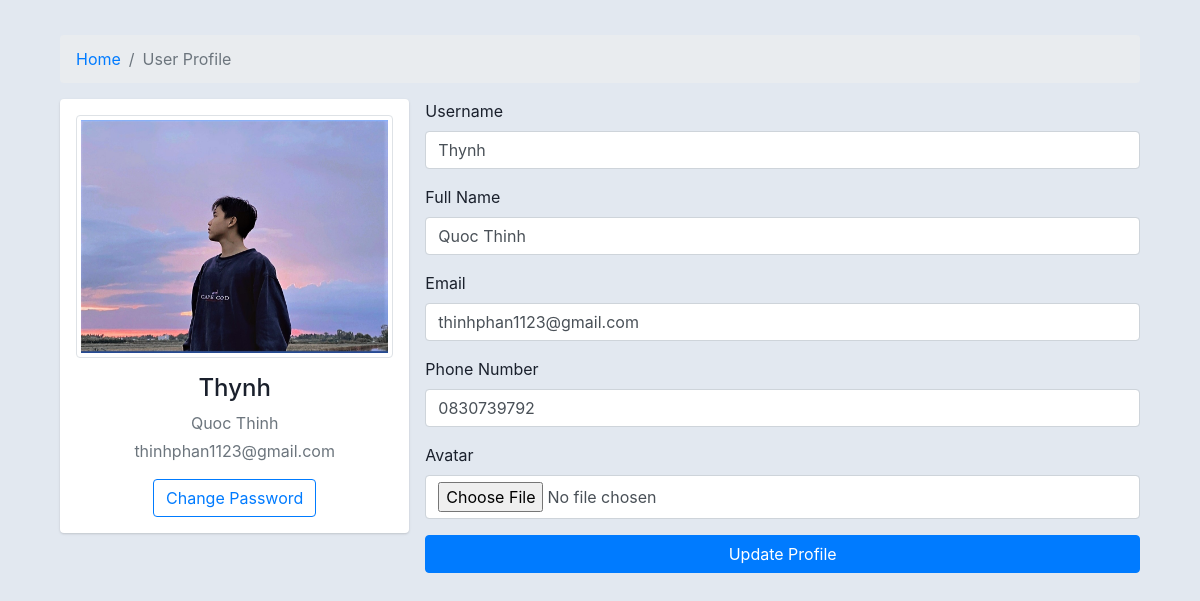
/profile.php (signed in), run on the app's committed database.
### tables this page shows
CREATE TABLE `users` (
  `user_id` int(11) NOT NULL,
  `username` varchar(50) NOT NULL,
  `full_name` varchar(255) DEFAULT NULL,
  `password` varchar(255) NOT NULL,
  `phone_number` varchar(20) NOT NULL,
  `email` varchar(100) NOT NULL,
  `created_at` timestamp NOT NULL DEFAULT current_timestamp(),
  `avatar` varchar(255) NOT NULL,
  `address` varchar(300) DEFAULT NULL
);

### profile.php (the view, shortened to what this page needs)
<?php
require_once('./db/conn.php');
$user_id = $_SESSION['user_id'];
$query = "SELECT username, full_name, email, phone_number, avatar FROM users WHERE user_id = ?";
$stmt = $conn->prepare($query);
$stmt->bind_param('i', $user_id);
$stmt->execute();
$result = $stmt->get_result();
$user = $result->fetch_assoc();
?>
<!DOCTYPE html>
<html lang="zxx">
<head>
    <link rel="stylesheet" href="https://maxcdn.bootstrapcdn.com/bootstrap/4.0.0/css/bootstrap.min.css" />
    <link rel="stylesheet" href="css/profile.css" />
</head>
<body>
    <div class="container">
        <div class="main-body">
            <nav aria-label="breadcrumb" class="main-breadcrumb">
                <ol class="breadcrumb">
                    <li class="breadcrumb-item"><a href="index.php">Home</a></li>
                    <li class="breadcrumb-item active" aria-current="page">User Profile</li>
                </ol>
            </nav>
            <div class="row gutters-sm">
                <div class="col-md-4 mb-3">
                    <div class="card">
                        <div class="card-body">
                            <div class="d-flex flex-column align-items-center text-center">
                                <?php if ($user['avatar']): ?>
                                    <img src="./uploads/<?php echo htmlspecialchars($user['avatar']); ?>" alt="Avatar" class="avatar img-thumbnail">
                                <?php else: ?>
                                    <img src="uploads/default-avatar.png" alt="Default Avatar" class="avatar img-thumbnail">
                                <?php endif; ?>
                                <div class="mt-3">
                                    <h4><?php echo htmlspecialchars($user['username']); ?></h4>
                                    <p class="text-secondary mb-1"><?php echo htmlspecialchars($user['full_name']); ?></p>
                                    <p class="text-muted font-size-sm"><?php echo htmlspecialchars($user['email']); ?></p>
                                    <button class="btn btn-outline-primary" data-toggle="modal" data-target="#changePasswordModal">Change Password</button>
                                </div>
                            </div>
                        </div>
                    </div>
                </div>
                <div class="col-md-8">
                    <form id="updateProfileForm" method="POST" enctype="multipart/form-data" action="updateprofile.php">
                        <div class="form-group">
                            <label for="username">Username</label>
                            <input type="text" class="form-control" id="username" name="username" value="<?php echo htmlspecialchars($user['username']); ?>" required>
                        </div>
                        <div class="form-group">
                            <label for="full_name">Full Name</label>
                            <input type="text" class="form-control" id="full_name" name="full_name" value="<?php echo htmlspecialchars($user['full_name']); ?>" required>
                        </div>
                        <div class="form-group">
                            <label for="email">Email</label>
                            <input type="email" class="form-control" id="email" name="email" value="<?php echo htmlspecialchars($user['email']); ?>" required>
                        </div>
                        <div class="form-group">
                            <label for="phone_number">Phone Number</label>
                            <input type="text" class="form-control" id="phone_number" name="phone_number" value="<?php echo htmlspecialchars($user['phone_number']); ?>" required>
                        </div>
                        <div class="form-group">
                            <label for="avatar">Avatar</label>
                            <input type="file" class="form-control" id="avatar" name="avatar">
                        </div>
                        <button type="submit" class="btn btn-primary btn-block">Update Profile</button>
                    </form>
                </div>
            </div>
        </div>
    </div>
</body>
</html>

### css/profile.css (style rules this page uses)
body { margin-top:20px; color: #1a202c; text-align: left; background-color: #e2e8f0; }
.main-body { padding: 15px; }
.card { box-shadow: 0 1px 3px 0 rgba(0,0,0,.1), 0 1px 2px 0 rgba(0,0,0,.06); }
.card { position: relative; display: flex; flex-direction: column; min-width: 0; word-wrap: break-word; background-color: #fff; background-clip: border-box; border: 0 solid rgba(0,0,0,.125); border-radius: .25rem; }
.card-body { flex: 1 1 auto; min-height: 1px; padding: 1rem; }
.gutters-sm { margin-right: -8px; margin-left: -8px; }
.gutters-sm>.col, .gutters-sm>[class*=col-] { padding-right: 8px; padding-left: 8px; }
.mb-3, .my-3 { margin-bottom: 1rem!important; }

### data on the page
users: avatar (picture), username "Thynh", full_name "Quoc Thinh", email "thinhphan1123@gmail.com", phone_number "0830739792"
